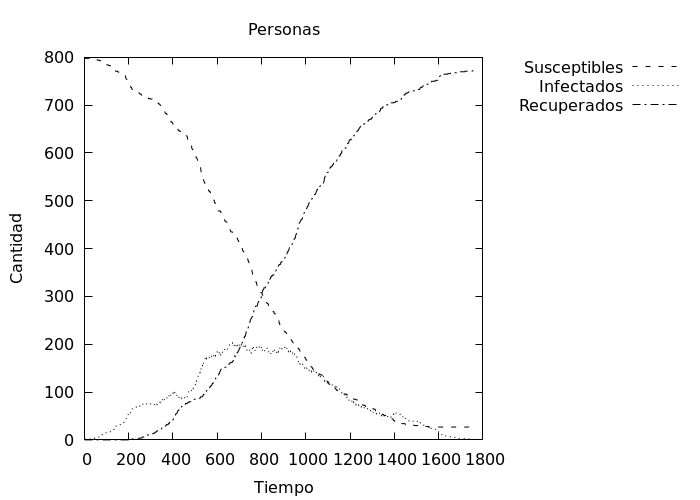

Write the gnuplot code that produced this figure.
#!/usr/bin/env gnuplot


set encoding iso_8859_1
set term pngcairo dashed size 700,500

DATAFILE="out01.txt"

#-------------
#	SIR Graph
#------------- 
	 
set output "graph.png"	
set title "Personas"
set ylabel "Cantidad"
set xlabel "Tiempo"
#set key top right 
set key outside

set datafile separator ":"

#set xrange [8000:102000]
#set xtics 10000
#set ytics 0.1
#set yrange [1.5:2.8] 
#set format x "%2.0s"
#set format y "%2.2f"

#plot DATAFILE  using 1:2 title "Susceptibles"  with linespoints lt -1 pointtype 4 pointsize 1.5
plot DATAFILE  using 1:2 title "Susceptibles"  with lines lt -1 dt 2,\
	DATAFILE  using 1:3 title "Infectados"  with lines lt -1 dt 3,\
	DATAFILE  using 1:4 title "Recuperados"  with lines lt -1 dt 4



